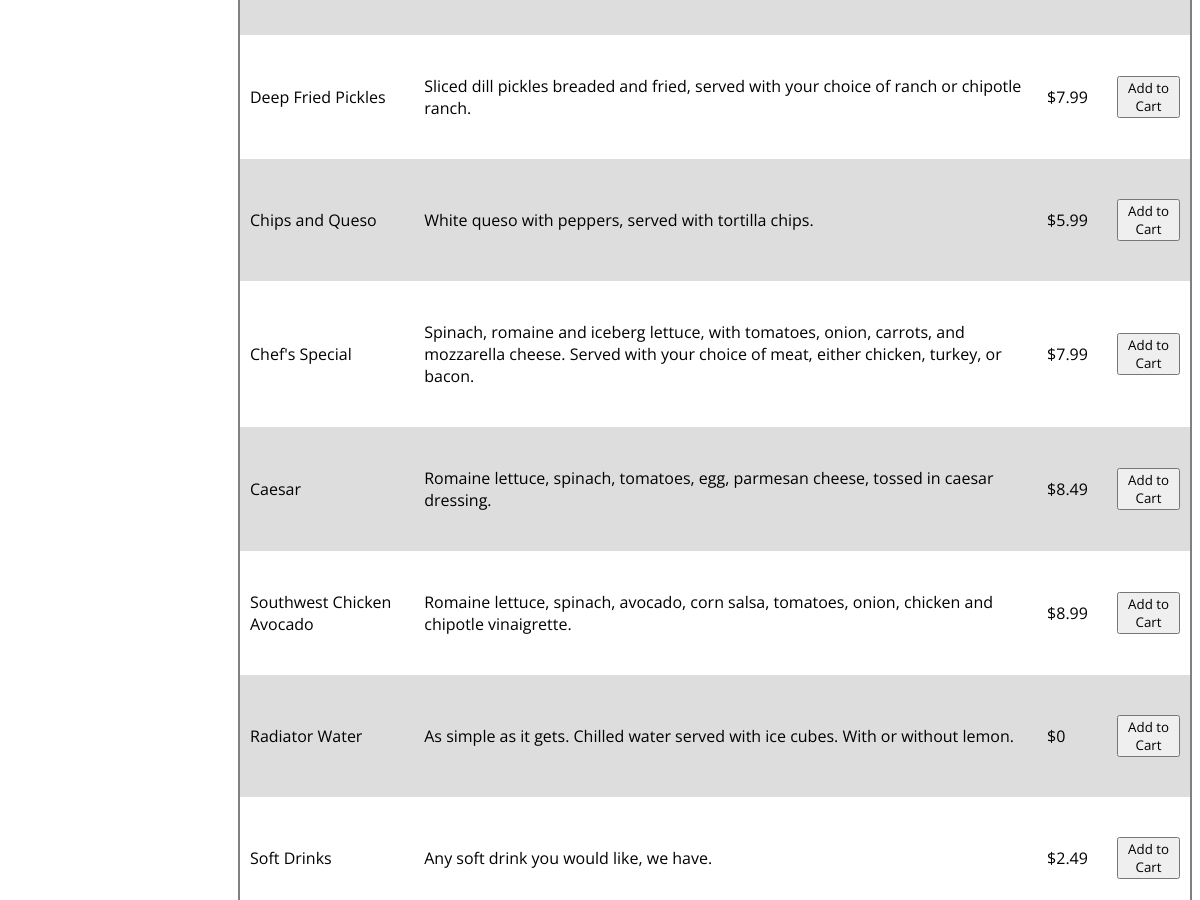
Page /orderOnline.php (middle part) on the earlier database version.
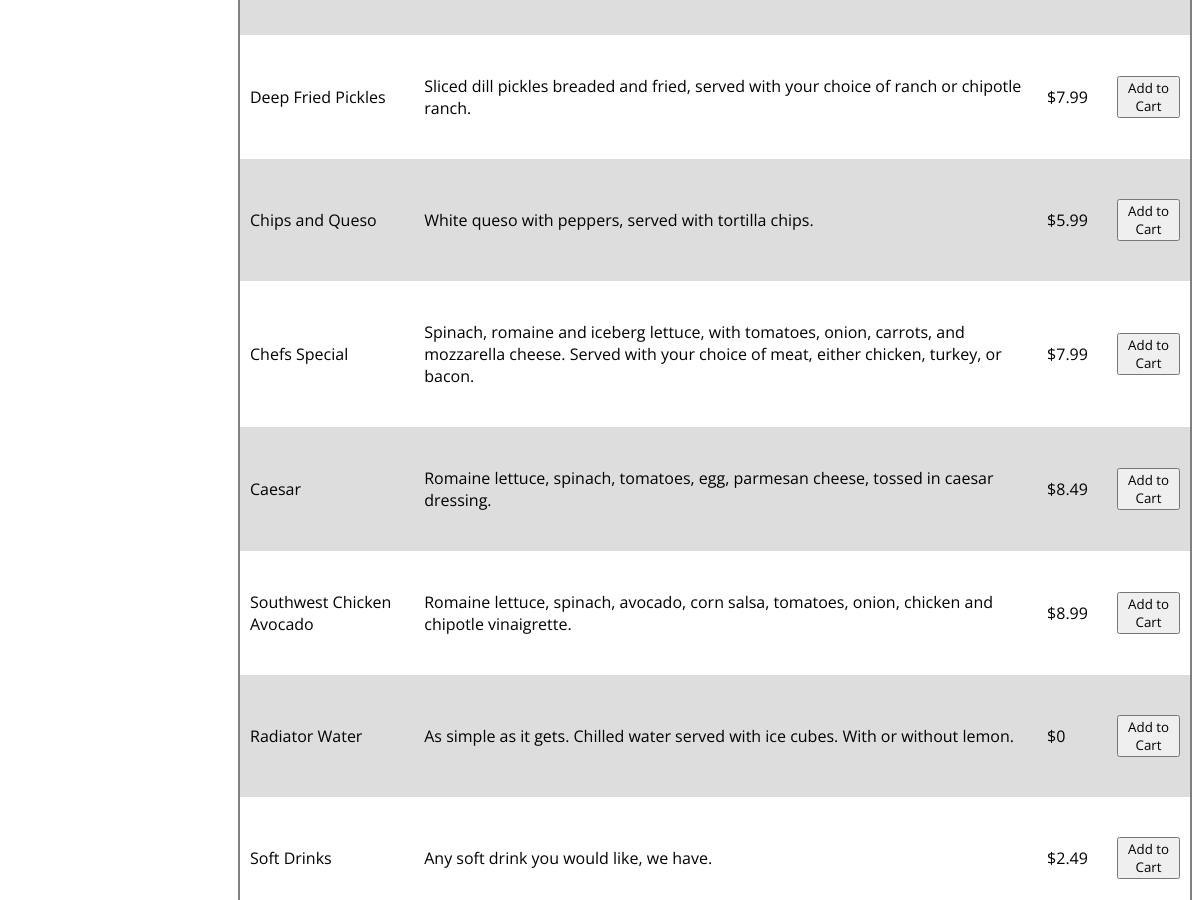
Same page on the later database version.
### tables this page shows
CREATE TABLE `menu_items` (
  `id` int(4) NOT NULL COMMENT 'Unique ID of the menu item.',
  `food_category` char(40) NOT NULL COMMENT 'Category that the food is a part of.',
  `food_name` char(40) NOT NULL COMMENT 'Name of the food.',
  `price` float NOT NULL COMMENT 'Price of food in USD.',
  `is_specific` tinyint(1) NOT NULL COMMENT '1=Y,0=N (Default 0)',
  `description` text NOT NULL COMMENT 'Description of item.'
);

### orderOnline.php (the view, shortened to what this page needs)
<!DOCTYPE html>
<?php
require ('Includes/databaseHandler.php');
?>
<html id="orderBackground">
    <head>
        <link href="style.css" media="screen and (min-device-width: 800px)" rel="stylesheet">
        <link href="styleMobile.css" media="screen and (max-width: 1199px)" rel="stylesheet"/>
    </head>
    <body>
        <main id="orderMain">
            <div class="orderLeft">
            </div>
            <div class="orderCenter">
                <table class="orderTable">
                <?php
                    $sql = 'SELECT * FROM menu_items';
                    $result = $conn-> query($sql);
                    if ($result-> num_rows > 0) {
                        while ($row = $result-> fetch_assoc()) {
                            echo "<tr id='". $row["food_category"] ."'><td>". $row["food_name"] ."</td><td>". $row["description"] ."</td><td>&#36;". $row["price"] ."</td><td><button name='". $row["food_name"] ."'value='". $row["price"] ."' onclick='addToCart(this.name,this.value)'>Add to Cart</button></td></tr>";
                        }
                        echo "</table>";
                    }
                    else {
                        echo "0 results";
                    }
                ?>
            </div>
            <div class="orderRight">
            </div>
        </main>
    </body>
</html>

### style.css (style rules this page uses)
* { box-sizing: border-box; font-family:"Open Sans", cursive, sans-serif; }
html { margin: 0; width: 100%; min-width: 100%; top: 0; background-color: #212121; background-image: radial-gradient(closest-side, transparent 95%, #212121 90%), radial-gradient(closest-side, transparent 95%, #272727 99%); background-size:40px 40px; background-position:0 0, 20px 20px; scroll-padding-top: 70px; overflow-y: scroll; }
body { max-width: 1440px; margin: 0 auto; background: rgb(225, 225, 225); top: 0; box-shadow: 0 0 4px rgba(0,0,0,.14), 0 4px 8px rgba(0,0,0,.28); scroll-padding-top: 70px; }
main { width: 100%; padding: 92px 0 18px 0; margin: 0; }
#orderMain { margin-top: 150px; padding-bottom: 0; padding-top: 0; }
#orderBackground { background: black; scroll-padding-top: 150px; }
#orderBackground body { scroll-padding-top: 150px; }
.orderTable tbody tr { padding: 5px; }
.orderLeft { width: 240px; display: inline-block; background-color: white; border-right : 2px solid gray; padding-left: 15px; padding-right: 15px; position: fixed; height: 100%; }
.orderCenter { width: 950px; display: inline-block; margin-left: 240px; }
.orderCenter table { border-collapse: collapse; width: 100%; }
.orderCenter table tbody tr:nth-child(odd) { background: #ffffff; }
.orderCenter table tbody tr:nth-child(even) { background: #dddddd; }
.orderRight { width: 250px; display: inline-block; background-color: white; border-left : 2px solid gray; position: fixed; height: 100%; }

### styleMobile.css (style rules this page uses)
* { box-sizing: border-box; font-family:"Open Sans", cursive, sans-serif; }
body, html { margin: 0; max-width: 100%; overflow-x: hidden; }
html { margin: 0; width: 100%; min-width: 100%; top: 0; background-color: #212121; background-image: radial-gradient(closest-side, transparent 95%, #212121 90%), radial-gradient(closest-side, transparent 95%, #272727 99%); background-size:40px 40px; background-position:0 0, 20px 20px; scroll-padding-top: 70px; }
body { background-color: rgb(225, 225, 225); box-shadow: 0 0 4px rgba(0,0,0,.14), 0 4px 8px rgba(0,0,0,.28); scroll-padding-top: 70px; }
main { margin-top: 100px; }
.orderCenter table { border-collapse: collapse; width: 100%; }
.orderCenter table tbody tr:nth-child(odd) { background: #ffffff; }
.orderCenter table tbody tr:nth-child(even) { background: #dddddd; }

Differences in the rows shown:
changed menu_items: food_name "Chef's Special" → "Chefs Special"
